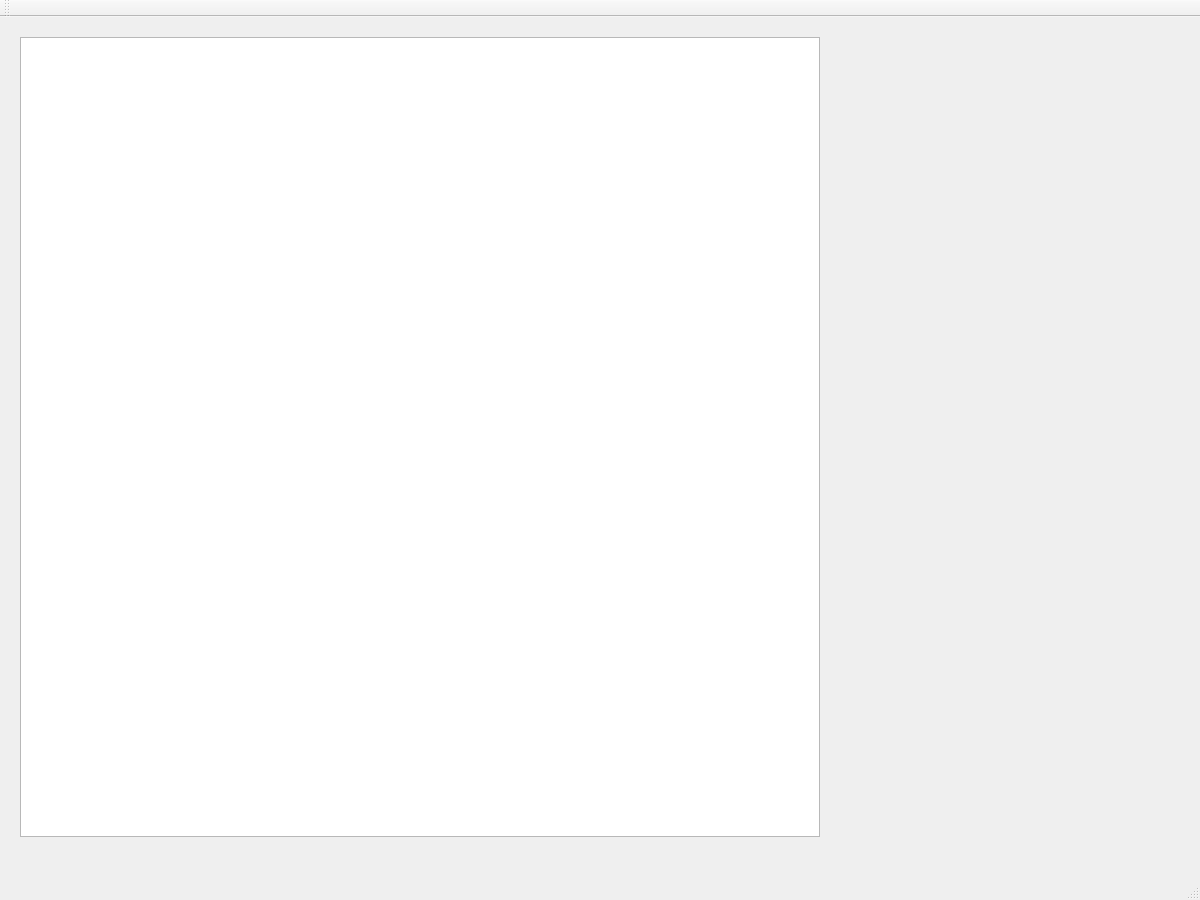
<?xml version="1.0" encoding="UTF-8"?>
<ui version="4.0">
 <class>MainWindow</class>
 <widget class="QMainWindow" name="MainWindow">
  <property name="geometry">
   <rect>
    <x>0</x>
    <y>0</y>
    <width>1200</width>
    <height>900</height>
   </rect>
  </property>
  <property name="windowTitle">
   <string>MainWindow</string>
  </property>
  <widget class="QWidget" name="centralWidget">
   <widget class="QGraphicsView" name="graphicsView">
    <property name="geometry">
     <rect>
      <x>20</x>
      <y>20</y>
      <width>800</width>
      <height>800</height>
     </rect>
    </property>
   </widget>
  </widget>
  <widget class="QMenuBar" name="menuBar">
   <property name="geometry">
    <rect>
     <x>0</x>
     <y>0</y>
     <width>1200</width>
     <height>24</height>
    </rect>
   </property>
  </widget>
  <widget class="QToolBar" name="mainToolBar">
   <attribute name="toolBarArea">
    <enum>TopToolBarArea</enum>
   </attribute>
   <attribute name="toolBarBreak">
    <bool>false</bool>
   </attribute>
  </widget>
  <widget class="QStatusBar" name="statusBar"/>
 </widget>
 <layoutdefault spacing="6" margin="11"/>
 <resources/>
 <connections/>
</ui>
